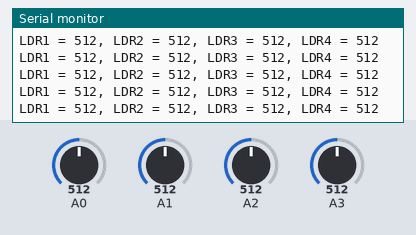
Simulated run of this sketch. Board: Arduino Uno, built with avr-gcc and run on an emulated ATmega328P. Shown: the last lines printed to the serial monitor. The test bench sets the inputs (shaded band); at power-on: A1 = 512, A0 = 512, A2 = 512, A3 = 512.

Above: at 2.7 s.
2.8 s: A1 set to 108
At 2.85 s:
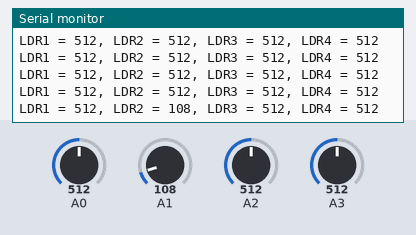
4.3 s: A1 set to 95
At 4.33 s:
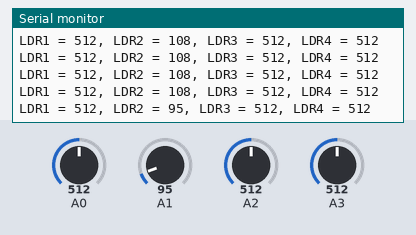
10.3 s: A0 set to 107
At 10.33 s:
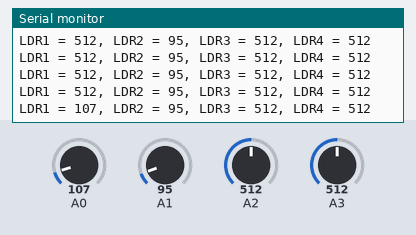
13.3 s: A0 set to 95
At 13.39 s:
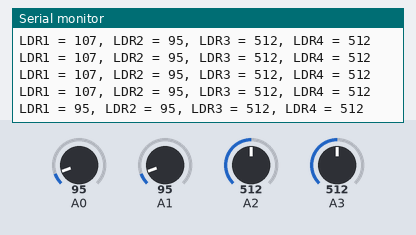
Timing chart, 0 to 15.8 s (numbered marks = the images above; inputs shaded):
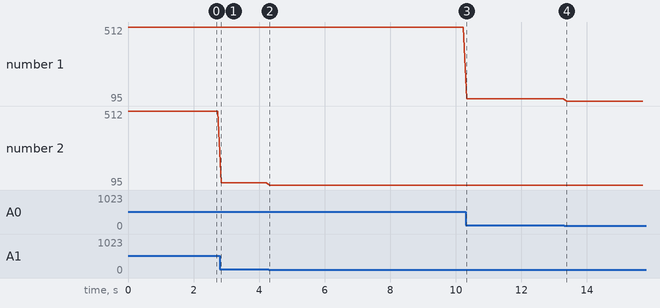

Measured:
- after the input at 2.8 s, the serial monitor: prints a new line after 0.05 s (image 1)
- after the input at 4.3 s, the serial monitor: prints a new line at once (image 2)
- after the input at 10.3 s, the serial monitor: prints a new line at once (image 3)
- after the input at 13.3 s, the serial monitor: prints a new line after 0.08 s (image 4)
- plotted number 1: 512 → 107 after the input at 10.3 s
- plotted number 2: 512 → 108 after the input at 2.8 s, 108 → 95 after the input at 4.3 s

The sketch:

LDRtest.ino
```cpp
int LDR1;
int LDR2;
int LDR3;
int LDR4;

void setup() {
  // put your setup code here, to run once:
  Serial.begin(9600);
}

void loop() {
  LDR1 = analogRead(A0);
  delay(1);
  LDR2 = analogRead(A1);
  delay(1);
  LDR3 = analogRead(A2);
  delay(1);
  LDR4 = analogRead(A3);
  delay(1);
  Serial.print("LDR1 = ");
  Serial.print(LDR1);
  Serial.print(", ");
  Serial.print("LDR2 = ");
  Serial.print(LDR2);
  Serial.print(", ");
  Serial.print("LDR3 = ");
  Serial.print(LDR3);
  Serial.print(", ");
  Serial.print("LDR4 = ");
  Serial.println(LDR4);
  delay(100);
  // put your main code here, to run repeatedly:

}
```
